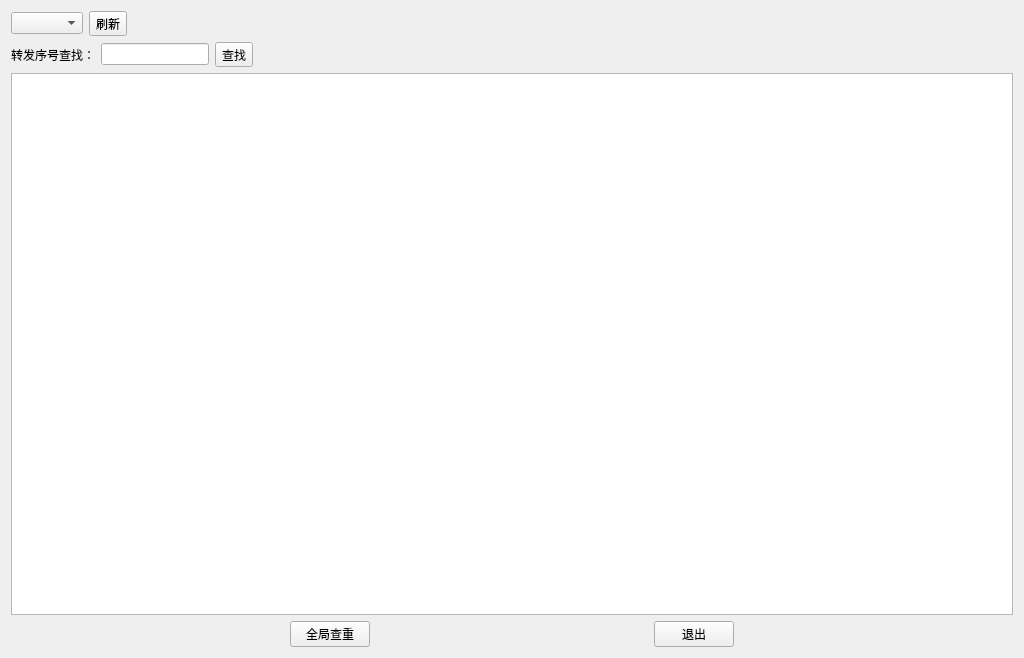
<?xml version="1.0" encoding="UTF-8"?>
<ui version="4.0">
 <class>Form</class>
 <widget class="QWidget" name="Form">
  <property name="geometry">
   <rect>
    <x>0</x>
    <y>0</y>
    <width>1024</width>
    <height>658</height>
   </rect>
  </property>
  <property name="windowTitle">
   <string>Form</string>
  </property>
  <layout class="QVBoxLayout" name="verticalLayout">
   <item>
    <layout class="QGridLayout" name="gridLayout">
     <item row="0" column="0">
      <widget class="QComboBox" name="comboBox">
       <property name="sizePolicy">
        <sizepolicy hsizetype="Preferred" vsizetype="Fixed">
         <horstretch>0</horstretch>
         <verstretch>0</verstretch>
        </sizepolicy>
       </property>
      </widget>
     </item>
     <item row="0" column="2">
      <spacer name="horizontalSpacer">
       <property name="orientation">
        <enum>Qt::Horizontal</enum>
       </property>
       <property name="sizeType">
        <enum>QSizePolicy::Expanding</enum>
       </property>
       <property name="sizeHint" stdset="0">
        <size>
         <width>600</width>
         <height>20</height>
        </size>
       </property>
      </spacer>
     </item>
     <item row="0" column="1">
      <widget class="QToolButton" name="toolButton">
       <property name="text">
        <string>刷新</string>
       </property>
      </widget>
     </item>
    </layout>
   </item>
   <item>
    <layout class="QGridLayout" name="gridLayout_3">
     <item row="0" column="0">
      <widget class="QLabel" name="label">
       <property name="sizePolicy">
        <sizepolicy hsizetype="Fixed" vsizetype="Preferred">
         <horstretch>0</horstretch>
         <verstretch>0</verstretch>
        </sizepolicy>
       </property>
       <property name="text">
        <string>转发序号查找：</string>
       </property>
      </widget>
     </item>
     <item row="0" column="1">
      <widget class="QLineEdit" name="lineEdit">
       <property name="sizePolicy">
        <sizepolicy hsizetype="Fixed" vsizetype="Fixed">
         <horstretch>0</horstretch>
         <verstretch>0</verstretch>
        </sizepolicy>
       </property>
       <property name="sizeIncrement">
        <size>
         <width>0</width>
         <height>0</height>
        </size>
       </property>
      </widget>
     </item>
     <item row="0" column="2">
      <widget class="QToolButton" name="toolButton_2">
       <property name="sizePolicy">
        <sizepolicy hsizetype="Fixed" vsizetype="Fixed">
         <horstretch>0</horstretch>
         <verstretch>0</verstretch>
        </sizepolicy>
       </property>
       <property name="text">
        <string>查找</string>
       </property>
      </widget>
     </item>
     <item row="0" column="3">
      <spacer name="horizontalSpacer_2">
       <property name="orientation">
        <enum>Qt::Horizontal</enum>
       </property>
       <property name="sizeHint" stdset="0">
        <size>
         <width>147</width>
         <height>18</height>
        </size>
       </property>
      </spacer>
     </item>
    </layout>
   </item>
   <item>
    <widget class="QTableWidget" name="tableWidget"/>
   </item>
   <item>
    <layout class="QHBoxLayout" name="horizontalLayout">
     <item>
      <spacer name="horizontalSpacer_4">
       <property name="orientation">
        <enum>Qt::Horizontal</enum>
       </property>
       <property name="sizeType">
        <enum>QSizePolicy::Expanding</enum>
       </property>
       <property name="sizeHint" stdset="0">
        <size>
         <width>40</width>
         <height>20</height>
        </size>
       </property>
      </spacer>
     </item>
     <item>
      <widget class="QPushButton" name="pushButton">
       <property name="text">
        <string>全局查重</string>
       </property>
      </widget>
     </item>
     <item>
      <spacer name="horizontalSpacer_3">
       <property name="orientation">
        <enum>Qt::Horizontal</enum>
       </property>
       <property name="sizeType">
        <enum>QSizePolicy::Expanding</enum>
       </property>
       <property name="sizeHint" stdset="0">
        <size>
         <width>40</width>
         <height>20</height>
        </size>
       </property>
      </spacer>
     </item>
     <item>
      <widget class="QPushButton" name="pushButton_2">
       <property name="text">
        <string>退出</string>
       </property>
      </widget>
     </item>
     <item>
      <spacer name="horizontalSpacer_5">
       <property name="orientation">
        <enum>Qt::Horizontal</enum>
       </property>
       <property name="sizeType">
        <enum>QSizePolicy::Expanding</enum>
       </property>
       <property name="sizeHint" stdset="0">
        <size>
         <width>40</width>
         <height>20</height>
        </size>
       </property>
      </spacer>
     </item>
    </layout>
   </item>
  </layout>
 </widget>
 <resources/>
 <connections/>
</ui>
